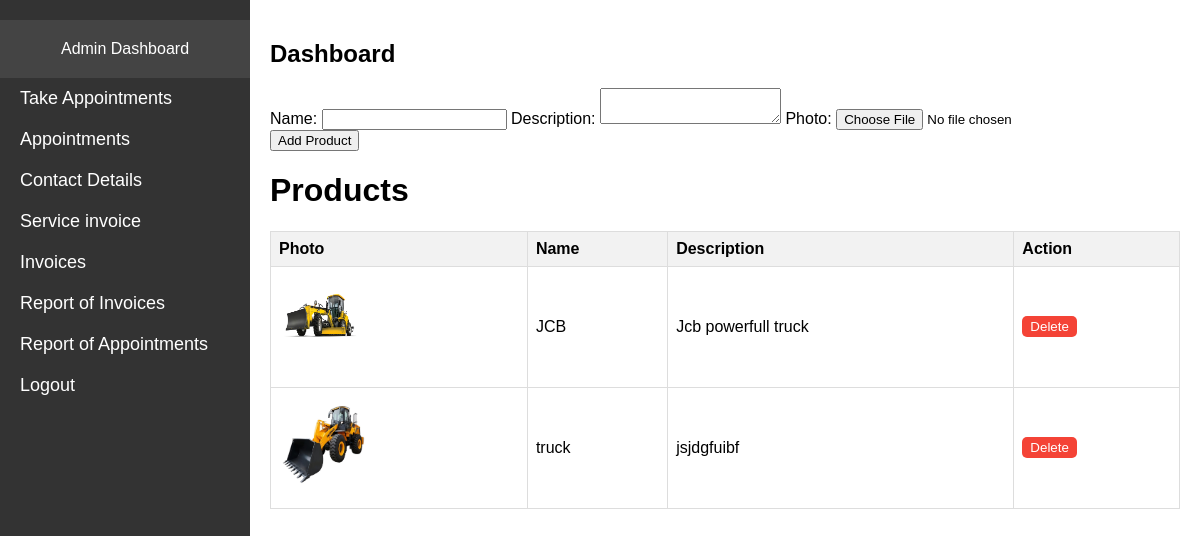
/product-admin/, run on an earlier commit of the app's database.
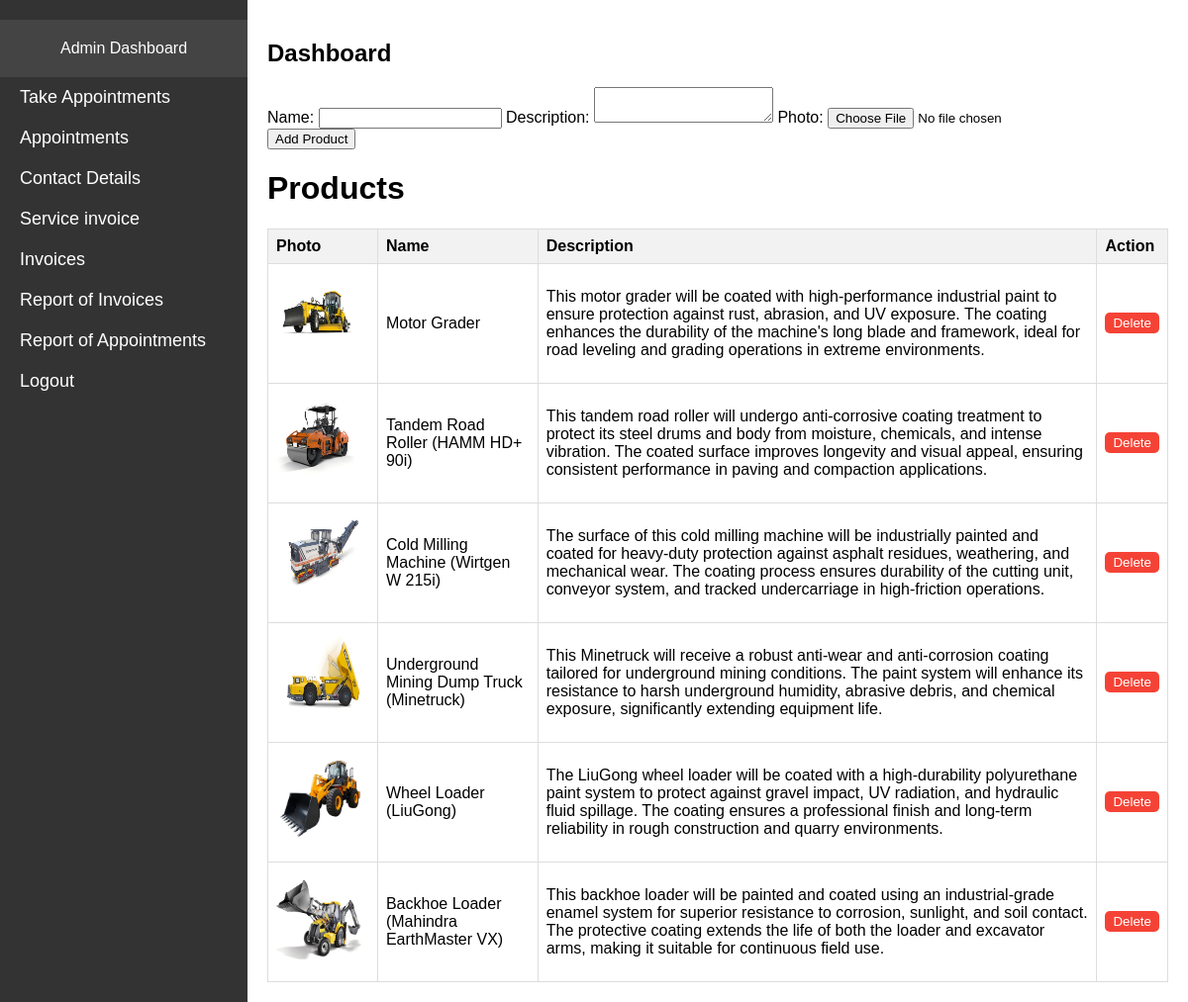
And on a later commit of the database.
### massp/models.py (models this page shows, shortened)
class Product(models.Model):
    name = models.CharField(max_length=100)
    description = models.TextField()
    photo = models.ImageField(upload_to='product_photos/')
    created_at = models.DateTimeField(auto_now_add=True)

### massp/views.py (the view)
# urls.py: path('product-admin/', views.product_admin, name='product_admin'),
def product_admin(request):
    products = Product.objects.all()
    return render(request, 'product_admin.html', {'products': products})

### templates/product_admin.html (shortened to what this page needs)
<!DOCTYPE html>
<html lang="en">
<head>
</head>
<body>
    <div class="sidebar">
        <div class="header">Admin Dashboard</div>
        <a href="/apo.html">Take Appointments</a>
        <a href="/appointments/">Appointments</a>
        <a href="/contacts/">Contact Details</a>
        <a href="/invoice.html">Service invoice</a>
        <a href="/get_invoices.html">Invoices</a>
        <a href="/generate_monthly_report_form">Report of Invoices</a>
        <a href="/generate_monthly_appointment_report">Report of Appointments</a>
        <a href="/more.html">Logout</a>
    </div>
    <div class="content">
        <h2>Dashboard</h2>
        <form action="{% url 'add_product' %}" method="post" enctype="multipart/form-data">
            <label for="product_name">Name:</label>
            <input type="text" id="product_name" name="product_name">
            <label for="product_description">Description:</label>
            <textarea id="product_description" name="product_description"></textarea>
            <label for="product_photo">Photo:</label>
            <input type="file" id="product_photo" name="product_photo" accept="image/*">
            <input type="submit" value="Add Product">
        </form>
        <div>
            <h1>Products</h1>
            <table>
                <thead>
                    <tr>
                        <th>Photo</th>
                        <th>Name</th>
                        <th>Description</th>
                        <th>Action</th>
                    </tr>
                </thead>
                <tbody>
                    {% for product in products %}
                    <tr>
                        <td><img src="{{ product.photo.url }}" alt="{{ product.name }}" class="product-photo"></td>
                        <td>{{ product.name }}</td>
                        <td>{{ product.description }}</td>
                        <td><button class="delete-btn" onclick="deleteProduct('{{ product.id }}')">Delete</button></td>
                    </tr>
                    {% endfor %}
                </tbody>
            </table>
        </div>
    </div>
</body>
</html>

### templates/product_admin.html (style rules this page uses)
body { font-family: Arial, sans-serif; margin: 0; padding: 0; }
.sidebar { width: 250px; height: 100%; background-color: #333; position: fixed; top: 0; left: 0; overflow-x: hidden; padding-top: 20px; }
.sidebar a { padding: 10px 20px; text-decoration: none; font-size: 18px; color: white; display: block; }
.content { margin-left: 250px; padding: 20px; }
.header { background-color: #444; color: white; padding: 20px; text-align: center; }
table { width: 100%; border-collapse: collapse; }
th, td { border: 1px solid #dddddd; text-align: left; padding: 8px; }
th { background-color: #f2f2f2; }
.product-photo { max-width: 100px; max-height: 100px; }
.delete-btn { background-color: #f44336; color: white; padding: 3px 8px; border: none; cursor: pointer; border-radius: 5px; }

What changed in the data, as far as the page shows it:
removed Product: photo (picture), name "truck", description "jsjdgfuibf"
changed Product: name "JCB" → "Motor Grader"; description "Jcb powerfull truck" → "This motor grader will be coated with high-performance industrial paint to ensure protection against rust, abrasion, and UV exposure. The coating enhances the durability of the machine's long blade and framework, ideal for road leveling and grading operations in extreme environments."
added Product: photo (picture), name "Tandem Road Roller (HAMM HD+ 90i)", description "This tandem road roller will undergo anti-corrosive coating treatment to protect its steel drums and body from moisture, chemicals, and intense vibration. The coated surface improves longevity and visual appeal, ensuring consistent performance in paving and compaction applications."
added Product: photo (picture), name "Cold Milling Machine (Wirtgen W 215i)", description "The surface of this cold milling machine will be industrially painted and coated for heavy-duty protection against asphalt residues, weathering, and mechanical wear. The coating process ensures durability of the cutting unit, conveyor system, and tracked undercarriage in high-friction operations."
added Product: photo (picture), name "Underground Mining Dump Truck (Minetruck)", description "This Minetruck will receive a robust anti-wear and anti-corrosion coating tailored for underground mining conditions. The paint system will enhance its resistance to harsh underground humidity, abrasive debris, and chemical exposure, significantly extending equipment life."
added Product: photo (picture), name "Wheel Loader (LiuGong)", description "The LiuGong wheel loader will be coated with a high-durability polyurethane paint system to protect against gravel impact, UV radiation, and hydraulic fluid spillage. The coating ensures a professional finish and long-term reliability in rough construction and quarry environments."
added Product: photo (picture), name "Backhoe Loader (Mahindra EarthMaster VX)", description "This backhoe loader will be painted and coated using an industrial-grade enamel system for superior resistance to corrosion, sunlight, and soil contact. The protective coating extends the life of both the loader and excavator arms, making it suitable for continuous field use."
